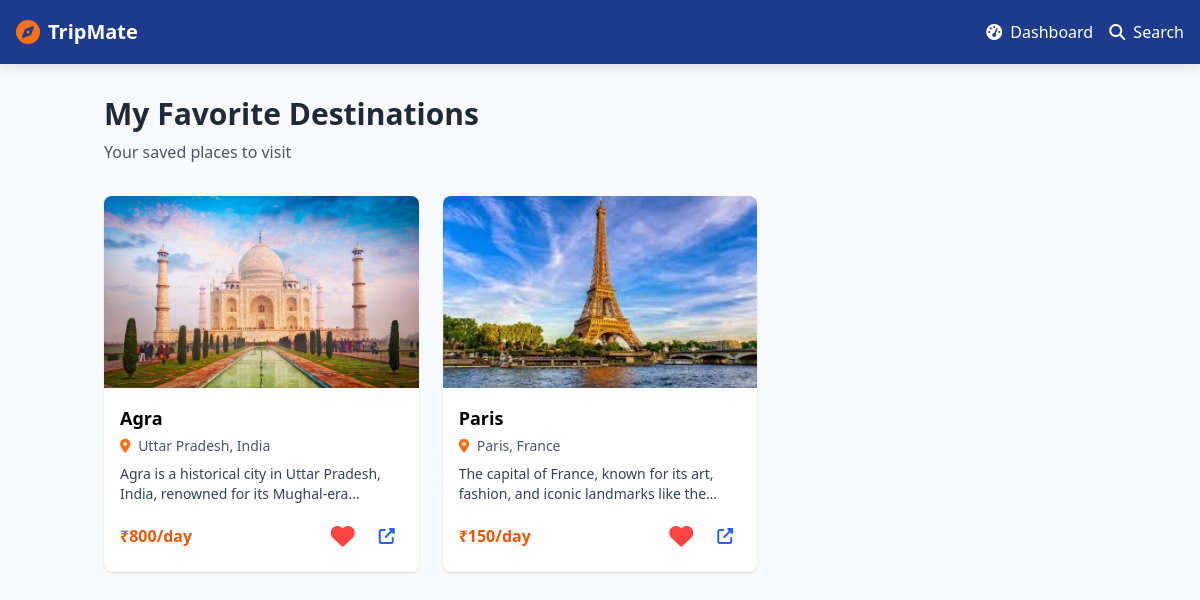
Screenshot of /user/favourites.php (signed in) with the database file from the repository.
### tables this page shows
CREATE TABLE `destinations` (
  `id` int(11) NOT NULL,
  `name` varchar(255) NOT NULL,
  `type` varchar(100) NOT NULL,
  `description` text DEFAULT NULL,
  `location` varchar(255) NOT NULL,
  `latitude` decimal(10,8) DEFAULT NULL COMMENT 'Location latitude',
  `longitude` decimal(11,8) DEFAULT NULL COMMENT 'Location longitude',
  `budget` decimal(10,2) NOT NULL,
  `best_season` varchar(100) DEFAULT NULL,
  `image_urls` longtext DEFAULT NULL CHECK (json_valid(`image_urls`)),
  `map_link` varchar(255) DEFAULT NULL,
  `attractions` text DEFAULT NULL COMMENT 'List of tourist attractions',
  `created_at` timestamp NOT NULL DEFAULT current_timestamp(),
  `updated_at` timestamp NOT NULL DEFAULT current_timestamp() ON UPDATE current_timestamp(),
  `season` varchar(50) DEFAULT NULL COMMENT 'Best season to visit',
  `people` text DEFAULT NULL COMMENT 'JSON array of recommended group sizes',
  `tips` text DEFAULT NULL COMMENT 'JSON array of travel tips',
  `cuisines` text DEFAULT NULL COMMENT 'JSON array of local cuisines',
  `cuisine_images` text DEFAULT NULL COMMENT 'JSON object of cuisine images',
  `language` text DEFAULT NULL COMMENT 'JSON array of local languages',
  `profile_pic` varchar(255) DEFAULT NULL
);

### user/favourites.php (the view, shortened to what this page needs)
<?php
require_once __DIR__ . '/../database/dbconfig.php';
$user_id = $_SESSION['user_id'];
$stmt = $conn->prepare("
    SELECT d.*
    FROM (
        SELECT DISTINCT
            CASE
                WHEN activity_type = 'favorite' THEN activity_details
                ELSE destination_id
            END as dest_id
        FROM (
            SELECT activity_type, activity_details, NULL as destination_id FROM user_history
            WHERE user_id = ? AND activity_type = 'favorite'
            UNION ALL
            SELECT 'favorite' as activity_type, NULL as activity_details, destination_id FROM favorites
            WHERE user_id = ?
        ) as combined
    ) as favs
    JOIN destinations d ON d.id = favs.dest_id
    ORDER BY d.name
");
$stmt->bind_param("ii", $user_id, $user_id);
$stmt->execute();
$result = $stmt->get_result();
$favorites = [];
while ($row = $result->fetch_assoc()) {
    if (isset($row['image_urls']) && is_string($row['image_urls'])) {
        $row['image_urls'] = json_decode($row['image_urls'], true) ?: [$row['image_urls']];
    }
    $favorites[] = $row;
}
?>
<!DOCTYPE html>
<html lang="en">
<head>
    <script src="https://cdn.tailwindcss.com"></script>
    <link rel="stylesheet" href="https://cdnjs.cloudflare.com/ajax/libs/font-awesome/6.4.0/css/all.min.css">
</head>
<body class="bg-gray-50">
    <nav class="floating-nav nav-blue-bg text-white p-4 flex justify-between items-center">
        <div class="flex items-center">
            <i class="fas fa-compass text-2xl mr-2 text-orange-500"></i>
            <h1 class="text-xl font-bold">TripMate</h1>
        </div>
        <div class="flex items-center space-x-4">
            <a href="user_dashboard.php" class="hover:text-orange-300 transition">
                <i class="fas fa-tachometer-alt mr-1"></i> Dashboard
            </a>
            <a href="../search/search.html" class="hover:text-orange-300 transition">
                <i class="fas fa-search mr-1"></i> Search
            </a>
        </div>
    </nav>
    <main class="container mx-auto px-4 py-8">
        <div class="mb-8">
            <h1 class="text-3xl font-bold text-gray-800">My Favorite Destinations</h1>
            <p class="text-gray-600 mt-2">Your saved places to visit</p>
        </div>
        <?php if (empty($favorites)): ?>
            <div class="text-center py-16 bg-white rounded-lg shadow">
                <i class="fas fa-heart text-6xl text-gray-300 mb-4"></i>
                <h2 class="text-2xl font-semibold text-gray-700 mb-2">No favorites yet</h2>
                <p class="text-gray-500 mb-6">Start exploring and save your favorite destinations!</p>
                <a href="../search/search.html" class="inline-block orange-button text-white px-6 py-3 rounded-lg font-semibold hover:bg-orange-700 transition">
                    <i class="fas fa-search mr-2"></i> Explore Destinations
                </a>
            </div>
        <?php else: ?>
            <div class="grid grid-cols-1 md:grid-cols-2 lg:grid-cols-3 xl:grid-cols-4 gap-6" id="favoritesGrid">
                <?php foreach ($favorites as $dest):
                    $image = is_array($dest['image_urls']) ? $dest['image_urls'][0] : $dest['image_urls'];
                ?>
                    <div class="destination-card bg-white rounded-lg shadow overflow-hidden" data-id="<?php echo $dest['id']; ?>">
                        <div class="h-48 bg-gray-200" style="background-image: url('<?php echo htmlspecialchars($image ?: '../image/placeholder.png'); ?>'); background-size: cover; background-position: center;"></div>
                        <div class="p-4">
                            <h3 class="font-semibold text-lg mb-1"><?php echo htmlspecialchars($dest['name']); ?></h3>
                            <p class="text-gray-600 text-sm mb-2">
                                <i class="fas fa-map-marker-alt text-orange-500 mr-1"></i>
                                <?php echo htmlspecialchars($dest['location']); ?>
                            </p>
                            <p class="text-gray-700 text-sm mb-3 line-clamp-2"><?php echo htmlspecialchars($dest['description']); ?></p>
                            <div class="flex justify-between items-center">
                                <span class="text-orange-600 font-bold">₹<?php echo number_format($dest['budget']); ?>/day</span>
                                <div class="flex space-x-2">
                                    <button class="favorite-btn" data-destination-id="<?php echo $dest['id']; ?>" title="Remove from favorites">
                                        <i class="fas fa-heart text-red-500"></i>
                                    </button>
                                    <a href="../destination/destination_details.php?id=<?php echo $dest['id']; ?>" class="text-blue-600 hover:text-blue-800 p-2">
                                        <i class="fas fa-external-link-alt"></i>
                                    </a>
                                </div>
                            </div>
                        </div>
                    </div>
                <?php endforeach; ?>
            </div>
        <?php endif; ?>
    </main>
</body>
</html>

### user/favourites.php (style rules this page uses)
.nav-blue-bg { background-color: #1e3a8a; }
.floating-nav { position: fixed; top: 0; left: 0; right: 0; z-index: 1000; box-shadow: 0 4px 12px rgba(0,0,0,0.1); }
body { padding-top: 64px; }
.favorite-btn i.fas.fa-heart { color: #ff4444; }
.destination-card { transition: transform 0.3s, box-shadow 0.3s; }
.favorite-btn { background: none; border: none; cursor: pointer; font-size: 1.5rem; padding: 0.5rem; border-radius: 50%; width: 40px; height: 40px; display: inline-flex; align-items: center; justify-content: center; transition: all 0.2s; }

### rows the page displays
destinations: shows a picture, name "Agra", location "Uttar Pradesh, India", description "Agra is a historical city in Uttar Pradesh, India, renowned for its…", budget "800"
destinations: shows a picture, name "Paris", location "Paris, France", description "The capital of France, known for its art, fashion, and iconic landmarks like…", budget "150"
